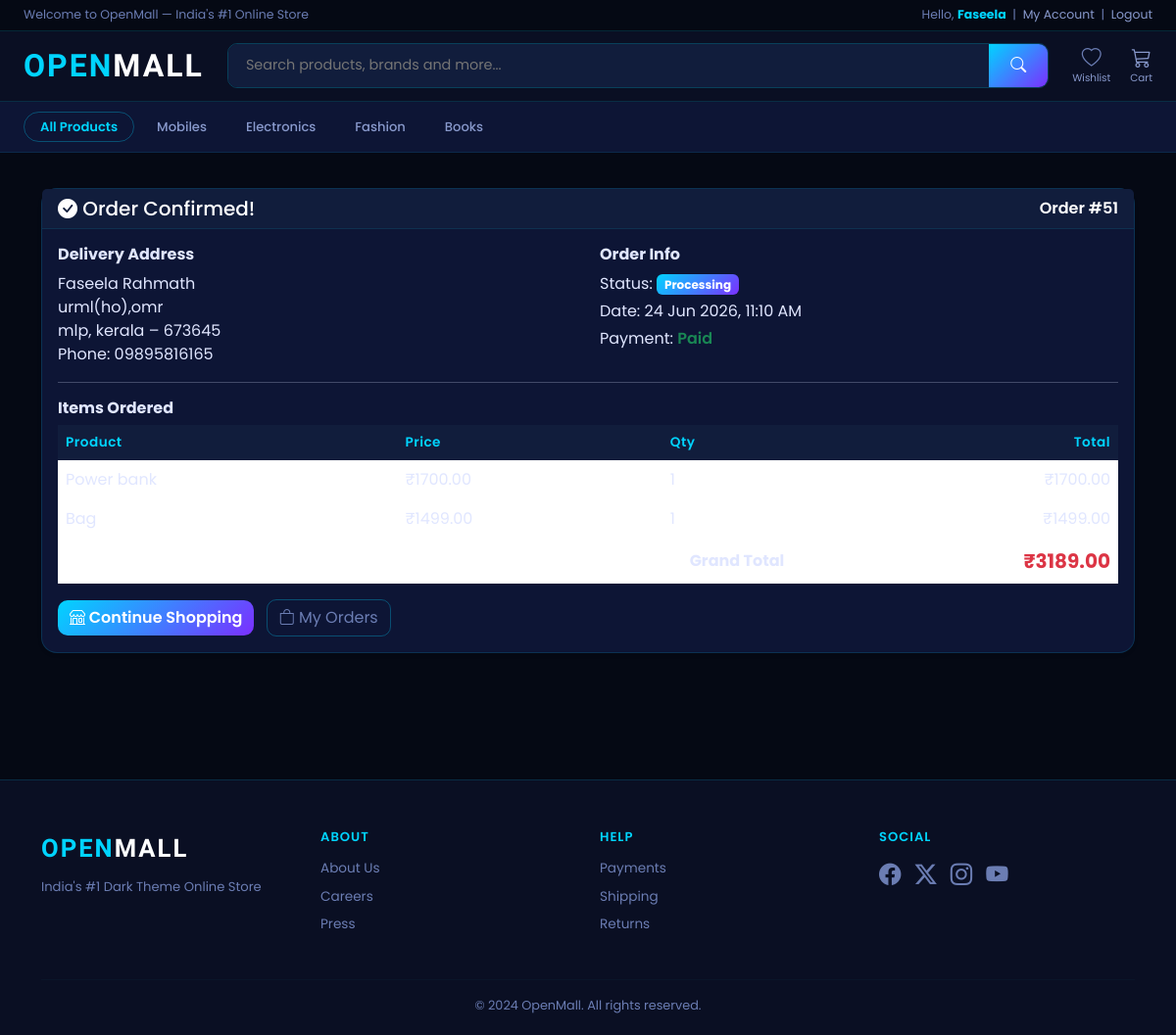
The app's page /orders/51/ (signed in) with its own data.
### store/models.py (models this page shows, shortened)
class Category(models.Model):
    name = models.CharField(max_length=200)
    slug = models.SlugField(unique=True, blank=True)
    image = models.ImageField(upload_to='categories/', blank=True)
    class Meta:
        verbose_name_plural = 'Categories'
    def get_absolute_url(self):
        return reverse('store:product_list_by_category', args=[self.slug])

class Product(models.Model):
    category       = models.ForeignKey(Category, related_name='products', on_delete=models.CASCADE)
    name           = models.CharField(max_length=200)
    slug           = models.SlugField(unique=True, blank=True)
    image          = models.ImageField(upload_to='products/', blank=True)
    description    = models.TextField(blank=True)
    price          = models.DecimalField(max_digits=10, decimal_places=2)
    original_price = models.DecimalField(max_digits=10, decimal_places=2, null=True, blank=True)
    stock          = models.PositiveIntegerField(default=0)
    available      = models.BooleanField(default=True)
    brand          = models.CharField(max_length=100, blank=True)
    rating         = models.DecimalField(max_digits=3, decimal_places=1, default=4.0)
    rating_count   = models.PositiveIntegerField(default=0)
    is_featured    = models.BooleanField(default=False)
    is_bestseller  = models.BooleanField(default=False)
    created        = models.DateTimeField(auto_now_add=True)
    updated        = models.DateTimeField(auto_now=True)
    class Meta:
        ordering = ['-created']

### orders/models.py (models this page shows, shortened)
class Order(models.Model):
    STATUS = [
        ('pending',    'Pending'),
        ('processing', 'Processing'),
        ('shipped',    'Shipped'),
        ('delivered',  'Delivered'),
        ('cancelled',  'Cancelled'),
    ]
    user            = models.ForeignKey(User, on_delete=models.CASCADE, related_name='orders')
    first_name      = models.CharField(max_length=100)
    last_name       = models.CharField(max_length=100)
    email           = models.EmailField()
    phone           = models.CharField(max_length=15)
    address         = models.TextField()
    city            = models.CharField(max_length=100)
    state           = models.CharField(max_length=100)
    pincode         = models.CharField(max_length=10)
    created         = models.DateTimeField(auto_now_add=True)
    updated         = models.DateTimeField(auto_now=True)
    paid            = models.BooleanField(default=False)
    status          = models.CharField(max_length=20, choices=STATUS, default='pending')
    total_price     = models.DecimalField(max_digits=10, decimal_places=2, default=0)
    points_redeemed = models.PositiveIntegerField(default=0)
    class Meta:
        ordering = ['-created']

class OrderItem(models.Model):
    order    = models.ForeignKey(Order, related_name='items', on_delete=models.CASCADE)
    product  = models.ForeignKey('store.Product', on_delete=models.CASCADE)
    price    = models.DecimalField(max_digits=10, decimal_places=2)
    quantity = models.PositiveIntegerField(default=1)
    def get_cost(self):
        return self.price * self.quantity

### orders/views.py (the view)
# urls.py: path('<int:order_id>/',        views.order_detail,     name='order_detail'),
@login_required
def order_detail(request, order_id):
    order = get_object_or_404(Order, id=order_id, user=request.user)
    return render(request, 'orders/order_detail.html', {'order': order})

### templates/orders/order_detail.html (shortened to what this page needs)
{% extends 'base.html' %}
{% block content %}
<div class="container mt-3">
  <div class="card shadow-sm">
    <div class="card-header bg-success text-white d-flex justify-content-between align-items-center">
      <h5 class="mb-0"><i class="bi bi-check-circle-fill"></i> Order Confirmed!</h5>
      <span>Order #{{ order.id }}</span>
    </div>
    <div class="card-body">
      <div class="row g-4">
        <div class="col-md-6">
          <h6 class="fw-bold">Delivery Address</h6>
          <p class="mb-0">{{ order.first_name }} {{ order.last_name }}</p>
          <p class="mb-0">{{ order.address }}</p>
          <p class="mb-0">{{ order.city }}, {{ order.state }} – {{ order.pincode }}</p>
          <p class="mb-0">Phone: {{ order.phone }}</p>
        </div>
        <div class="col-md-6">
          <h6 class="fw-bold">Order Info</h6>
          <p class="mb-1">Status:
            <span class="badge bg-warning text-dark">{{ order.get_status_display }}</span>
          </p>
          <p class="mb-1">Date: {{ order.created|date:"d M Y, h:i A" }}</p>
          <p class="mb-1">Payment:
            {% if order.paid %}
              <span class="text-success fw-semibold">Paid</span>
            {% else %}
              Cash on Delivery
            {% endif %}
          </p>
        </div>
      </div>
      <hr>
      <h6 class="fw-bold">Items Ordered</h6>
      <table class="table table-borderless">
        <thead class="table-light">
          <tr>
            <th>Product</th><th>Price</th><th>Qty</th><th class="text-end">Total</th>
          </tr>
        </thead>
        <tbody>
          {% for item in order.items.all %}
          <tr>
            <td>{{ item.product.name }}</td>
            <td>₹{{ item.price }}</td>
            <td>{{ item.quantity }}</td>
            <td class="text-end">₹{{ item.get_cost }}</td>
          </tr>
          {% endfor %}
        </tbody>
        <tfoot>
          <tr>
            <td colspan="3" class="text-end fw-bold">Grand Total</td>
            <td class="text-end fw-bold text-danger fs-5">₹{{ order.total_price }}</td>
          </tr>
        </tfoot>
      </table>
      <a href="{% url 'store:home' %}" class="btn btn-warning">
        <i class="bi bi-shop"></i> Continue Shopping
      </a>
      <a href="{% url 'orders:order_list' %}" class="btn btn-outline-secondary ms-2">
        <i class="bi bi-bag"></i> My Orders
      </a>
    </div>
  </div>
</div>
{% endblock %}

### templates/base.html (shortened to what this page needs)
{% load static %}
<!DOCTYPE html>
<html lang="en">
<head>
  <link rel="stylesheet" href="https://cdn.jsdelivr.net/npm/bootstrap@5.3.2/dist/css/bootstrap.min.css">
  <link rel="stylesheet" href="https://cdn.jsdelivr.net/npm/bootstrap-icons@1.11.2/font/bootstrap-icons.min.css">
  <link rel="stylesheet" href="{% static 'css/style.css' %}">
</head>
<body>
<div style="background:#050914; border-bottom:1px solid rgba(0,212,255,0.15); padding:6px 24px; display:flex; justify-content:space-between; align-items:center; font-size:.78rem; font-family:'Poppins',sans-serif;">
  <span style="color:#6b7db3;">Welcome to OpenMall — India's #1 Online Store</span>
  <span style="color:#6b7db3;">
    {% if user.is_authenticated %}
      Hello, <strong style="color:#00d4ff;">{{ user.first_name|default:user.username }}</strong>
      &nbsp;|&nbsp;
      <a href="{% url 'accounts:profile' %}" style="color:#8899cc; text-decoration:none;" onmouseover="this.style.color='#00d4ff'" onmouseout="this.style.color='#8899cc'">My Account</a>
      &nbsp;|&nbsp;
      <a href="{% url 'accounts:logout' %}" style="color:#8899cc; text-decoration:none;" onmouseover="this.style.color='#ff2d78'" onmouseout="this.style.color='#8899cc'">Logout</a>
    {% endif %}
  </span>
</div>
<nav style="background:#0a0f23; border-bottom:1px solid rgba(0,212,255,0.15); padding:0 24px; height:72px; display:flex; align-items:center; gap:24px;">
  <a href="{% url 'store:home' %}" style="text-decoration:none; white-space:nowrap; font-family:'Rajdhani',sans-serif; font-size:2rem; font-weight:700; letter-spacing:2px; flex-shrink:0;">
    <span style="color:#00d4ff;">OPEN</span><span style="color:white;">MALL</span>
  </a>
  <form action="{% url 'store:search' %}" method="get"
        style="flex:1; display:flex; height:46px; border-radius:10px; overflow:hidden; border:1px solid rgba(0,212,255,0.25);">
    <input
      type="search" name="q" value="{{ request.GET.q }}"
      placeholder="Search products, brands and more..."
      style="flex:1; background:#111d3c; border:none; outline:none; color:white; padding:0 18px; font-size:.9rem; font-family:'Poppins',sans-serif;">
    <button type="submit"
      style="background:linear-gradient(135deg,#00d4ff,#7b2fff); border:none; padding:0 22px; color:white; font-size:1rem; cursor:pointer;">
      <i class="bi bi-search"></i>
    </button>
  </form>
  <div style="display:flex; align-items:center; gap:20px; flex-shrink:0;">
    <a href="{% url 'store:wishlist' %}"
       style="display:flex; flex-direction:column; align-items:center; justify-content:center; text-decoration:none; color:#8899cc; transition:color .2s; gap:6px;"
       onmouseover="this.style.color='#00d4ff'"
       onmouseout="this.style.color='#8899cc'">
      <i class="bi bi-heart" style="font-size:1.25rem; line-height:1;"></i>
      <span style="font-size:.65rem; font-family:'Poppins',sans-serif; line-height:1;">Wishlist</span>
    </a>
    <a href="{% url 'cart:cart_detail' %}"
       style="display:flex; flex-direction:column; align-items:center; justify-content:center; text-decoration:none; color:#8899cc; transition:color .2s; gap:6px; position:relative;"
       onmouseover="this.style.color='#00d4ff'"
       onmouseout="this.style.color='#8899cc'">
      <i class="bi bi-cart3" style="font-size:1.25rem; line-height:1;"></i>
      <span style="font-size:.65rem; font-family:'Poppins',sans-serif; line-height:1;">Cart</span>
    </a>
  </div>
</nav>
<nav style="background:#0d1535; border-bottom:1px solid rgba(0,212,255,0.1); padding:10px 24px; display:flex; gap:6px; overflow-x:auto; white-space:nowrap;">
  <a href="{% url 'store:product_list' %}"
     style="color:#00d4ff; text-decoration:none; font-size:.82rem; font-weight:600; padding:5px 16px; border-radius:20px; border:1px solid rgba(0,212,255,0.3); font-family:'Poppins',sans-serif; transition:all .2s;"
     onmouseover="this.style.background='rgba(0,212,255,0.1)'"
     onmouseout="this.style.background='transparent'">
    All Products
  </a>
  {% for cat in categories_nav %}
    <a href="{{ cat.get_absolute_url }}"
       style="color:#8899cc; text-decoration:none; font-size:.82rem; font-weight:500; padding:5px 16px; border-radius:20px; border:1px solid transparent; font-family:'Poppins',sans-serif; transition:all .2s;"
       onmouseover="this.style.color='#00d4ff'; this.style.borderColor='rgba(0,212,255,0.3)'; this.style.background='rgba(0,212,255,0.08)'"
       onmouseout="this.style.color='#8899cc'; this.style.borderColor='transparent'; this.style.background='transparent'">
      {{ cat.name }}
    </a>
  {% endfor %}
</nav>
<main style="background:#050914; min-height:80vh; padding:20px 0;">
  {% block content %}{% endblock %}
</main>
<footer style="background:#0a0f23; border-top:1px solid rgba(0,212,255,0.15); padding:50px 0 20px;">
  <div class="container">
    <div class="row g-4">
      <div class="col-md-3">
        <a href="{% url 'store:home' %}" style="text-decoration:none; font-family:'Rajdhani',sans-serif; font-size:1.6rem; font-weight:700; letter-spacing:2px;">
          <span style="color:#00d4ff;">OPEN</span><span style="color:white;">MALL</span>
        </a>
        <p style="color:#6b7db3; font-size:.82rem; margin-top:10px;">India's #1 Dark Theme Online Store</p>
      </div>
      <div class="col-md-3">
        <h6 style="color:#00d4ff; font-weight:600; letter-spacing:1px; font-size:.82rem; margin-bottom:14px;">ABOUT</h6>
        <ul class="list-unstyled" style="font-size:.85rem;">
          <li class="mb-2"><a href="#" style="color:#6b7db3; text-decoration:none;" onmouseover="this.style.color='#00d4ff'" onmouseout="this.style.color='#6b7db3'">About Us</a></li>
          <li class="mb-2"><a href="#" style="color:#6b7db3; text-decoration:none;" onmouseover="this.style.color='#00d4ff'" onmouseout="this.style.color='#6b7db3'">Careers</a></li>
          <li class="mb-2"><a href="#" style="color:#6b7db3; text-decoration:none;" onmouseover="this.style.color='#00d4ff'" onmouseout="this.style.color='#6b7db3'">Press</a></li>
        </ul>
      </div>
      <div class="col-md-3">
        <h6 style="color:#00d4ff; font-weight:600; letter-spacing:1px; font-size:.82rem; margin-bottom:14px;">HELP</h6>
        <ul class="list-unstyled" style="font-size:.85rem;">
          <li class="mb-2"><a href="#" style="color:#6b7db3; text-decoration:none;" onmouseover="this.style.color='#00d4ff'" onmouseout="this.style.color='#6b7db3'">Payments</a></li>
          <li class="mb-2"><a href="#" style="color:#6b7db3; text-decoration:none;" onmouseover="this.style.color='#00d4ff'" onmouseout="this.style.color='#6b7db3'">Shipping</a></li>
          <li class="mb-2"><a href="#" style="color:#6b7db3; text-decoration:none;" onmouseover="this.style.color='#00d4ff'" onmouseout="this.style.color='#6b7db3'">Returns</a></li>
        </ul>
      </div>
      <div class="col-md-3">
        <h6 style="color:#00d4ff; font-weight:600; letter-spacing:1px; font-size:.82rem; margin-bottom:14px;">SOCIAL</h6>
        <div style="display:flex; gap:14px; font-size:1.4rem;">
          <a href="#" style="color:#6b7db3; transition:color .2s;" onmouseover="this.style.color='#00d4ff'" onmouseout="this.style.color='#6b7db3'"><i class="bi bi-facebook"></i></a>
          <a href="#" style="color:#6b7db3; transition:color .2s;" onmouseover="this.style.color='#00d4ff'" onmouseout="this.style.color='#6b7db3'"><i class="bi bi-twitter-x"></i></a>
          <a href="#" style="color:#6b7db3; transition:color .2s;" onmouseover="this.style.color='#ff2d78'" onmouseout="this.style.color='#6b7db3'"><i class="bi bi-instagram"></i></a>
          <a href="#" style="color:#6b7db3; transition:color .2s;" onmouseover="this.style.color='#ff2d78'" onmouseout="this.style.color='#6b7db3'"><i class="bi bi-youtube"></i></a>
        </div>
      </div>
    </div>
    <hr style="border-color:rgba(0,212,255,0.1); margin-top:30px;">
    <p style="text-align:center; color:#6b7db3; font-size:.8rem; margin:0;">© 2024 OpenMall. All rights reserved.</p>
  </div>
</footer>
</body>
</html>

### records on screen
Category: name "Mobiles"
Category: name "Electronics"
Category: name "Fashion"
Category: name "Books"
Order: id "51", first_name "Faseela", last_name "Rahmath", address "urml(ho),omr", city "mlp", state "kerala", pincode "673645", phone "09895816165", status "Processing", created "24 Jun 2026, 11:10 AM", total_price "3189.00"
OrderItem: product.name "Power bank", price "1700.00", quantity "1", get_cost "1700.00"
OrderItem: product.name "Bag", price "1499.00", quantity "1", get_cost "1499.00"

### other values on screen
{{ user.first_name|default:user.username }} "Faseela"
